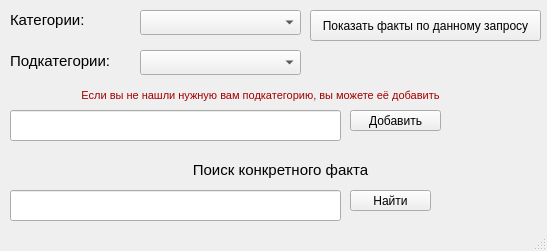
<?xml version="1.0" encoding="UTF-8"?>
<ui version="4.0">
 <class>IntrestingFact</class>
 <widget class="QMainWindow" name="IntrestingFact">
  <property name="geometry">
   <rect>
    <x>0</x>
    <y>0</y>
    <width>547</width>
    <height>251</height>
   </rect>
  </property>
  <property name="minimumSize">
   <size>
    <width>547</width>
    <height>251</height>
   </size>
  </property>
  <property name="maximumSize">
   <size>
    <width>547</width>
    <height>251</height>
   </size>
  </property>
  <property name="windowTitle">
   <string>MainWindow</string>
  </property>
  <widget class="QWidget" name="centralwidget">
   <widget class="QLabel" name="category">
    <property name="geometry">
     <rect>
      <x>10</x>
      <y>10</y>
      <width>91</width>
      <height>21</height>
     </rect>
    </property>
    <property name="text">
     <string>&lt;html&gt;&lt;head/&gt;&lt;body&gt;&lt;p&gt;&lt;span style=&quot; font-size:11pt;&quot;&gt;Категории:&lt;/span&gt;&lt;/p&gt;&lt;/body&gt;&lt;/html&gt;</string>
    </property>
   </widget>
   <widget class="QLabel" name="fact">
    <property name="geometry">
     <rect>
      <x>10</x>
      <y>150</y>
      <width>541</width>
      <height>41</height>
     </rect>
    </property>
    <property name="text">
     <string>&lt;html&gt;&lt;head/&gt;&lt;body&gt;&lt;p align=&quot;center&quot;&gt;&lt;span style=&quot; font-size:11pt;&quot;&gt;Поиск конкретного факта&lt;/span&gt;&lt;/p&gt;&lt;/body&gt;&lt;/html&gt;</string>
    </property>
   </widget>
   <widget class="QLabel" name="subcategory">
    <property name="geometry">
     <rect>
      <x>10</x>
      <y>46</y>
      <width>111</width>
      <height>31</height>
     </rect>
    </property>
    <property name="text">
     <string>&lt;html&gt;&lt;head/&gt;&lt;body&gt;&lt;p&gt;&lt;span style=&quot; font-size:11pt;&quot;&gt;Подкатегории:&lt;/span&gt;&lt;/p&gt;&lt;/body&gt;&lt;/html&gt;</string>
    </property>
   </widget>
   <widget class="QPushButton" name="search_by_category">
    <property name="geometry">
     <rect>
      <x>310</x>
      <y>10</y>
      <width>231</width>
      <height>31</height>
     </rect>
    </property>
    <property name="text">
     <string>Показать факты по данному запросу</string>
    </property>
   </widget>
   <widget class="QPushButton" name="search_by_input">
    <property name="geometry">
     <rect>
      <x>350</x>
      <y>190</y>
      <width>81</width>
      <height>21</height>
     </rect>
    </property>
    <property name="text">
     <string>Найти</string>
    </property>
   </widget>
   <widget class="QComboBox" name="CategoryBox">
    <property name="geometry">
     <rect>
      <x>140</x>
      <y>10</y>
      <width>161</width>
      <height>25</height>
     </rect>
    </property>
   </widget>
   <widget class="QComboBox" name="SubcategoryBox">
    <property name="geometry">
     <rect>
      <x>140</x>
      <y>50</y>
      <width>161</width>
      <height>25</height>
     </rect>
    </property>
   </widget>
   <widget class="QLineEdit" name="input1">
    <property name="geometry">
     <rect>
      <x>10</x>
      <y>190</y>
      <width>331</width>
      <height>31</height>
     </rect>
    </property>
   </widget>
   <widget class="QLabel" name="notification_adding">
    <property name="geometry">
     <rect>
      <x>10</x>
      <y>80</y>
      <width>501</width>
      <height>31</height>
     </rect>
    </property>
    <property name="text">
     <string>&lt;html&gt;&lt;head/&gt;&lt;body&gt;&lt;p align=&quot;center&quot;&gt;&lt;span style=&quot; font-size:8pt; color:#a40000;&quot;&gt;Если вы не нашли нужную вам подкатегорию, вы можете её добавить&lt;/span&gt;&lt;/p&gt;&lt;/body&gt;&lt;/html&gt;</string>
    </property>
   </widget>
   <widget class="QLineEdit" name="InputAdd">
    <property name="geometry">
     <rect>
      <x>10</x>
      <y>110</y>
      <width>331</width>
      <height>31</height>
     </rect>
    </property>
   </widget>
   <widget class="QPushButton" name="add">
    <property name="geometry">
     <rect>
      <x>350</x>
      <y>110</y>
      <width>91</width>
      <height>21</height>
     </rect>
    </property>
    <property name="text">
     <string>Добавить</string>
    </property>
   </widget>
  </widget>
  <widget class="QStatusBar" name="statusbar"/>
 </widget>
 <resources/>
 <connections/>
</ui>
